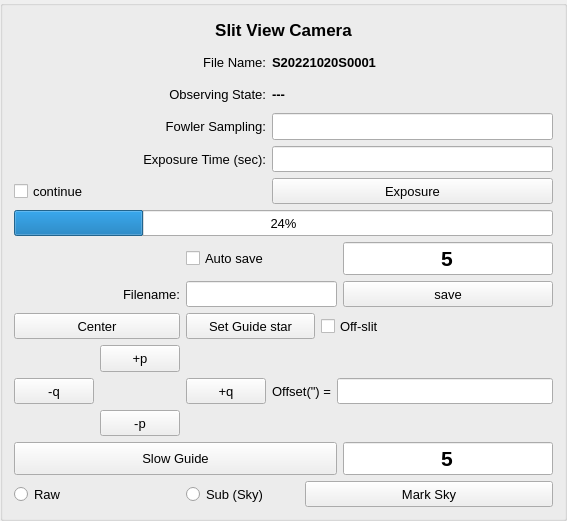
  <widget class="QGroupBox" name="groupBox_SlitViewCamera">
   <property name="geometry">
    <rect>
     <x>560</x>
     <y>10</y>
     <width>301</width>
     <height>521</height>
    </rect>
   </property>
   <property name="sizePolicy">
    <sizepolicy hsizetype="MinimumExpanding" vsizetype="MinimumExpanding">
     <horstretch>0</horstretch>
     <verstretch>0</verstretch>
    </sizepolicy>
   </property>
   <property name="font">
    <font>
     <pointsize>8</pointsize>
    </font>
   </property>
   <property name="title">
    <string/>
   </property>
   <layout class="QGridLayout" name="gridLayout_5">
    <item row="13" column="0" colspan="8">
     <widget class="QPushButton" name="bt_slow_guide">
      <property name="sizePolicy">
       <sizepolicy hsizetype="MinimumExpanding" vsizetype="MinimumExpanding">
        <horstretch>0</horstretch>
        <verstretch>0</verstretch>
       </sizepolicy>
      </property>
      <property name="font">
       <font>
        <pointsize>10</pointsize>
       </font>
      </property>
      <property name="text">
       <string>Slow Guide</string>
      </property>
     </widget>
    </item>
    <item row="5" column="0" colspan="3">
     <widget class="QCheckBox" name="chk_continue">
      <property name="sizePolicy">
       <sizepolicy hsizetype="MinimumExpanding" vsizetype="MinimumExpanding">
        <horstretch>0</horstretch>
        <verstretch>0</verstretch>
       </sizepolicy>
      </property>
      <property name="font">
       <font>
        <pointsize>10</pointsize>
       </font>
      </property>
      <property name="text">
       <string>continue</string>
      </property>
     </widget>
    </item>
    <item row="9" column="0" colspan="2">
     <widget class="QPushButton" name="bt_center">
      <property name="sizePolicy">
       <sizepolicy hsizetype="MinimumExpanding" vsizetype="MinimumExpanding">
        <horstretch>0</horstretch>
        <verstretch>0</verstretch>
       </sizepolicy>
      </property>
      <property name="font">
       <font>
        <pointsize>10</pointsize>
       </font>
      </property>
      <property name="text">
       <string>Center</string>
      </property>
     </widget>
    </item>
    <item row="11" column="2">
     <widget class="QPushButton" name="bt_plus_q">
      <property name="sizePolicy">
       <sizepolicy hsizetype="MinimumExpanding" vsizetype="MinimumExpanding">
        <horstretch>0</horstretch>
        <verstretch>0</verstretch>
       </sizepolicy>
      </property>
      <property name="font">
       <font>
        <pointsize>10</pointsize>
        <bold>false</bold>
       </font>
      </property>
      <property name="text">
       <string>+q</string>
      </property>
     </widget>
    </item>
    <item row="14" column="2" colspan="3">
     <widget class="QRadioButton" name="radio_sub">
      <property name="sizePolicy">
       <sizepolicy hsizetype="MinimumExpanding" vsizetype="MinimumExpanding">
        <horstretch>0</horstretch>
        <verstretch>0</verstretch>
       </sizepolicy>
      </property>
      <property name="font">
       <font>
        <pointsize>10</pointsize>
       </font>
      </property>
      <property name="layoutDirection">
       <enum>Qt::LeftToRight</enum>
      </property>
      <property name="text">
       <string>Sub (Sky)</string>
      </property>
     </widget>
    </item>
    <item row="10" column="1">
     <widget class="QPushButton" name="bt_plus_p">
      <property name="sizePolicy">
       <sizepolicy hsizetype="MinimumExpanding" vsizetype="MinimumExpanding">
        <horstretch>0</horstretch>
        <verstretch>0</verstretch>
       </sizepolicy>
      </property>
      <property name="font">
       <font>
        <pointsize>10</pointsize>
        <bold>false</bold>
       </font>
      </property>
      <property name="text">
       <string>+p</string>
      </property>
     </widget>
    </item>
    <item row="7" column="8">
     <widget class="QLineEdit" name="e_saving_number">
      <property name="sizePolicy">
       <sizepolicy hsizetype="MinimumExpanding" vsizetype="MinimumExpanding">
        <horstretch>0</horstretch>
        <verstretch>0</verstretch>
       </sizepolicy>
      </property>
      <property name="font">
       <font>
        <pointsize>16</pointsize>
        <bold>true</bold>
       </font>
      </property>
      <property name="text">
       <string>5</string>
      </property>
      <property name="alignment">
       <set>Qt::AlignCenter</set>
      </property>
     </widget>
    </item>
    <item row="14" column="5" colspan="4">
     <widget class="QPushButton" name="bt_mark_sky">
      <property name="sizePolicy">
       <sizepolicy hsizetype="MinimumExpanding" vsizetype="MinimumExpanding">
        <horstretch>0</horstretch>
        <verstretch>0</verstretch>
       </sizepolicy>
      </property>
      <property name="font">
       <font>
        <pointsize>10</pointsize>
       </font>
      </property>
      <property name="text">
       <string>Mark Sky</string>
      </property>
     </widget>
    </item>
    <item row="12" column="1">
     <widget class="QPushButton" name="bt_minus_p">
      <property name="sizePolicy">
       <sizepolicy hsizetype="MinimumExpanding" vsizetype="MinimumExpanding">
        <horstretch>0</horstretch>
        <verstretch>0</verstretch>
       </sizepolicy>
      </property>
      <property name="font">
       <font>
        <pointsize>10</pointsize>
        <bold>false</bold>
       </font>
      </property>
      <property name="text">
       <string>-p</string>
      </property>
     </widget>
    </item>
    <item row="7" column="2" colspan="4">
     <widget class="QCheckBox" name="chk_auto_save">
      <property name="sizePolicy">
       <sizepolicy hsizetype="MinimumExpanding" vsizetype="MinimumExpanding">
        <horstretch>0</horstretch>
        <verstretch>0</verstretch>
       </sizepolicy>
      </property>
      <property name="font">
       <font>
        <pointsize>10</pointsize>
       </font>
      </property>
      <property name="text">
       <string>Auto save</string>
      </property>
     </widget>
    </item>
    <item row="8" column="8">
     <widget class="QPushButton" name="bt_repeat_filesave">
      <property name="sizePolicy">
       <sizepolicy hsizetype="MinimumExpanding" vsizetype="MinimumExpanding">
        <horstretch>0</horstretch>
        <verstretch>0</verstretch>
       </sizepolicy>
      </property>
      <property name="font">
       <font>
        <pointsize>10</pointsize>
       </font>
      </property>
      <property name="text">
       <string>save</string>
      </property>
     </widget>
    </item>
    <item row="8" column="2" colspan="6">
     <widget class="QLineEdit" name="e_repeat_file_name">
      <property name="sizePolicy">
       <sizepolicy hsizetype="MinimumExpanding" vsizetype="MinimumExpanding">
        <horstretch>0</horstretch>
        <verstretch>0</verstretch>
       </sizepolicy>
      </property>
      <property name="font">
       <font>
        <pointsize>8</pointsize>
        <bold>true</bold>
       </font>
      </property>
      <property name="text">
       <string/>
      </property>
      <property name="alignment">
       <set>Qt::AlignRight|Qt::AlignTrailing|Qt::AlignVCenter</set>
      </property>
     </widget>
    </item>
    <item row="11" column="0">
     <widget class="QPushButton" name="bt_minus_q">
      <property name="sizePolicy">
       <sizepolicy hsizetype="MinimumExpanding" vsizetype="MinimumExpanding">
        <horstretch>0</horstretch>
        <verstretch>0</verstretch>
       </sizepolicy>
      </property>
      <property name="font">
       <font>
        <pointsize>10</pointsize>
        <bold>false</bold>
       </font>
      </property>
      <property name="text">
       <string>-q</string>
      </property>
     </widget>
    </item>
    <item row="13" column="8">
     <widget class="QLineEdit" name="e_averaging_number">
      <property name="sizePolicy">
       <sizepolicy hsizetype="MinimumExpanding" vsizetype="MinimumExpanding">
        <horstretch>0</horstretch>
        <verstretch>0</verstretch>
       </sizepolicy>
      </property>
      <property name="font">
       <font>
        <pointsize>16</pointsize>
        <bold>true</bold>
       </font>
      </property>
      <property name="text">
       <string>5</string>
      </property>
      <property name="alignment">
       <set>Qt::AlignCenter</set>
      </property>
     </widget>
    </item>
    <item row="6" column="0" colspan="9">
     <widget class="QProgressBar" name="progressBar_svc">
      <property name="sizePolicy">
       <sizepolicy hsizetype="MinimumExpanding" vsizetype="MinimumExpanding">
        <horstretch>0</horstretch>
        <verstretch>0</verstretch>
       </sizepolicy>
      </property>
      <property name="font">
       <font>
        <pointsize>10</pointsize>
       </font>
      </property>
      <property name="value">
       <number>24</number>
      </property>
     </widget>
    </item>
    <item row="0" column="0" colspan="9">
     <widget class="QLabel" name="label_g3">
      <property name="sizePolicy">
       <sizepolicy hsizetype="MinimumExpanding" vsizetype="MinimumExpanding">
        <horstretch>0</horstretch>
        <verstretch>0</verstretch>
       </sizepolicy>
      </property>
      <property name="font">
       <font>
        <pointsize>13</pointsize>
        <bold>true</bold>
       </font>
      </property>
      <property name="text">
       <string>Slit View Camera</string>
      </property>
      <property name="alignment">
       <set>Qt::AlignCenter</set>
      </property>
     </widget>
    </item>
    <item row="8" column="0" colspan="2">
     <widget class="QLabel" name="label_g3_5">
      <property name="sizePolicy">
       <sizepolicy hsizetype="MinimumExpanding" vsizetype="MinimumExpanding">
        <horstretch>0</horstretch>
        <verstretch>0</verstretch>
       </sizepolicy>
      </property>
      <property name="font">
       <font>
        <pointsize>10</pointsize>
        <bold>false</bold>
       </font>
      </property>
      <property name="text">
       <string>Filename:</string>
      </property>
      <property name="alignment">
       <set>Qt::AlignRight|Qt::AlignTrailing|Qt::AlignVCenter</set>
      </property>
     </widget>
    </item>
    <item row="14" column="0" colspan="2">
     <widget class="QRadioButton" name="radio_raw">
      <property name="sizePolicy">
       <sizepolicy hsizetype="MinimumExpanding" vsizetype="MinimumExpanding">
        <horstretch>0</horstretch>
        <verstretch>0</verstretch>
       </sizepolicy>
      </property>
      <property name="font">
       <font>
        <pointsize>10</pointsize>
       </font>
      </property>
      <property name="layoutDirection">
       <enum>Qt::LeftToRight</enum>
      </property>
      <property name="text">
       <string>Raw</string>
      </property>
     </widget>
    </item>
    <item row="4" column="0" colspan="3">
     <widget class="QLabel" name="label_g3_4">
      <property name="sizePolicy">
       <sizepolicy hsizetype="MinimumExpanding" vsizetype="MinimumExpanding">
        <horstretch>0</horstretch>
        <verstretch>0</verstretch>
       </sizepolicy>
      </property>
      <property name="font">
       <font>
        <pointsize>10</pointsize>
        <bold>false</bold>
       </font>
      </property>
      <property name="text">
       <string>Exposure Time (sec):</string>
      </property>
      <property name="alignment">
       <set>Qt::AlignRight|Qt::AlignTrailing|Qt::AlignVCenter</set>
      </property>
     </widget>
    </item>
    <item row="3" column="0" colspan="3">
     <widget class="QLabel" name="label_g3_3">
      <property name="sizePolicy">
       <sizepolicy hsizetype="MinimumExpanding" vsizetype="MinimumExpanding">
        <horstretch>0</horstretch>
        <verstretch>0</verstretch>
       </sizepolicy>
      </property>
      <property name="font">
       <font>
        <pointsize>10</pointsize>
        <bold>false</bold>
       </font>
      </property>
      <property name="text">
       <string>Fowler Sampling:</string>
      </property>
      <property name="alignment">
       <set>Qt::AlignRight|Qt::AlignTrailing|Qt::AlignVCenter</set>
      </property>
     </widget>
    </item>
    <item row="3" column="3" colspan="6">
     <widget class="QLineEdit" name="e_svc_fowler_number">
      <property name="sizePolicy">
       <sizepolicy hsizetype="MinimumExpanding" vsizetype="MinimumExpanding">
        <horstretch>0</horstretch>
        <verstretch>0</verstretch>
       </sizepolicy>
      </property>
      <property name="font">
       <font>
        <pointsize>8</pointsize>
        <bold>true</bold>
       </font>
      </property>
      <property name="alignment">
       <set>Qt::AlignCenter</set>
      </property>
     </widget>
    </item>
    <item row="4" column="3" colspan="6">
     <widget class="QLineEdit" name="e_svc_exp_time">
      <property name="sizePolicy">
       <sizepolicy hsizetype="MinimumExpanding" vsizetype="MinimumExpanding">
        <horstretch>0</horstretch>
        <verstretch>0</verstretch>
       </sizepolicy>
      </property>
      <property name="font">
       <font>
        <pointsize>8</pointsize>
        <bold>true</bold>
       </font>
      </property>
      <property name="alignment">
       <set>Qt::AlignCenter</set>
      </property>
     </widget>
    </item>
    <item row="5" column="3" colspan="6">
     <widget class="QPushButton" name="bt_single">
      <property name="sizePolicy">
       <sizepolicy hsizetype="MinimumExpanding" vsizetype="MinimumExpanding">
        <horstretch>0</horstretch>
        <verstretch>0</verstretch>
       </sizepolicy>
      </property>
      <property name="font">
       <font>
        <pointsize>10</pointsize>
       </font>
      </property>
      <property name="text">
       <string>Exposure</string>
      </property>
     </widget>
    </item>
    <item row="2" column="3" colspan="6">
     <widget class="QLabel" name="label_svc_state">
      <property name="sizePolicy">
       <sizepolicy hsizetype="MinimumExpanding" vsizetype="MinimumExpanding">
        <horstretch>0</horstretch>
        <verstretch>0</verstretch>
       </sizepolicy>
      </property>
      <property name="font">
       <font>
        <pointsize>10</pointsize>
        <bold>true</bold>
       </font>
      </property>
      <property name="text">
       <string>---</string>
      </property>
      <property name="alignment">
       <set>Qt::AlignLeading|Qt::AlignLeft|Qt::AlignVCenter</set>
      </property>
     </widget>
    </item>
    <item row="1" column="3" colspan="6">
     <widget class="QLabel" name="label_svc_filename">
      <property name="sizePolicy">
       <sizepolicy hsizetype="MinimumExpanding" vsizetype="MinimumExpanding">
        <horstretch>0</horstretch>
        <verstretch>0</verstretch>
       </sizepolicy>
      </property>
      <property name="font">
       <font>
        <pointsize>10</pointsize>
        <bold>true</bold>
       </font>
      </property>
      <property name="text">
       <string>S20221020S0001</string>
      </property>
      <property name="alignment">
       <set>Qt::AlignLeading|Qt::AlignLeft|Qt::AlignVCenter</set>
      </property>
     </widget>
    </item>
    <item row="2" column="0" colspan="3">
     <widget class="QLabel" name="label_g3_2">
      <property name="sizePolicy">
       <sizepolicy hsizetype="MinimumExpanding" vsizetype="MinimumExpanding">
        <horstretch>0</horstretch>
        <verstretch>0</verstretch>
       </sizepolicy>
      </property>
      <property name="font">
       <font>
        <pointsize>10</pointsize>
        <bold>false</bold>
       </font>
      </property>
      <property name="text">
       <string>Observing State:</string>
      </property>
      <property name="alignment">
       <set>Qt::AlignRight|Qt::AlignTrailing|Qt::AlignVCenter</set>
      </property>
     </widget>
    </item>
    <item row="1" column="0" colspan="3">
     <widget class="QLabel" name="label_g3_1">
      <property name="sizePolicy">
       <sizepolicy hsizetype="MinimumExpanding" vsizetype="MinimumExpanding">
        <horstretch>0</horstretch>
        <verstretch>0</verstretch>
       </sizepolicy>
      </property>
      <property name="font">
       <font>
        <pointsize>10</pointsize>
        <bold>false</bold>
       </font>
      </property>
      <property name="text">
       <string>File Name:</string>
      </property>
      <property name="alignment">
       <set>Qt::AlignRight|Qt::AlignTrailing|Qt::AlignVCenter</set>
      </property>
     </widget>
    </item>
    <item row="9" column="2" colspan="4">
     <widget class="QPushButton" name="bt_set_guide_star">
      <property name="sizePolicy">
       <sizepolicy hsizetype="MinimumExpanding" vsizetype="MinimumExpanding">
        <horstretch>0</horstretch>
        <verstretch>0</verstretch>
       </sizepolicy>
      </property>
      <property name="font">
       <font>
        <pointsize>10</pointsize>
       </font>
      </property>
      <property name="text">
       <string>Set Guide star</string>
      </property>
     </widget>
    </item>
    <item row="9" column="6" colspan="3">
     <widget class="QCheckBox" name="chk_off_slit">
      <property name="sizePolicy">
       <sizepolicy hsizetype="MinimumExpanding" vsizetype="MinimumExpanding">
        <horstretch>0</horstretch>
        <verstretch>0</verstretch>
       </sizepolicy>
      </property>
      <property name="font">
       <font>
        <pointsize>10</pointsize>
       </font>
      </property>
      <property name="text">
       <string>Off-slit</string>
      </property>
     </widget>
    </item>
    <item row="11" column="3" colspan="4">
     <widget class="QLabel" name="label_g3_6">
      <property name="sizePolicy">
       <sizepolicy hsizetype="MinimumExpanding" vsizetype="MinimumExpanding">
        <horstretch>0</horstretch>
        <verstretch>0</verstretch>
       </sizepolicy>
      </property>
      <property name="font">
       <font>
        <pointsize>10</pointsize>
        <bold>false</bold>
       </font>
      </property>
      <property name="text">
       <string>Offset(&quot;) =</string>
      </property>
      <property name="alignment">
       <set>Qt::AlignRight|Qt::AlignTrailing|Qt::AlignVCenter</set>
      </property>
     </widget>
    </item>
    <item row="11" column="7" colspan="2">
     <widget class="QLineEdit" name="e_offset">
      <property name="sizePolicy">
       <sizepolicy hsizetype="MinimumExpanding" vsizetype="MinimumExpanding">
        <horstretch>0</horstretch>
        <verstretch>0</verstretch>
       </sizepolicy>
      </property>
      <property name="font">
       <font>
        <pointsize>10</pointsize>
        <bold>true</bold>
       </font>
      </property>
      <property name="alignment">
       <set>Qt::AlignCenter</set>
      </property>
     </widget>
    </item>
   </layout>
  </widget>
